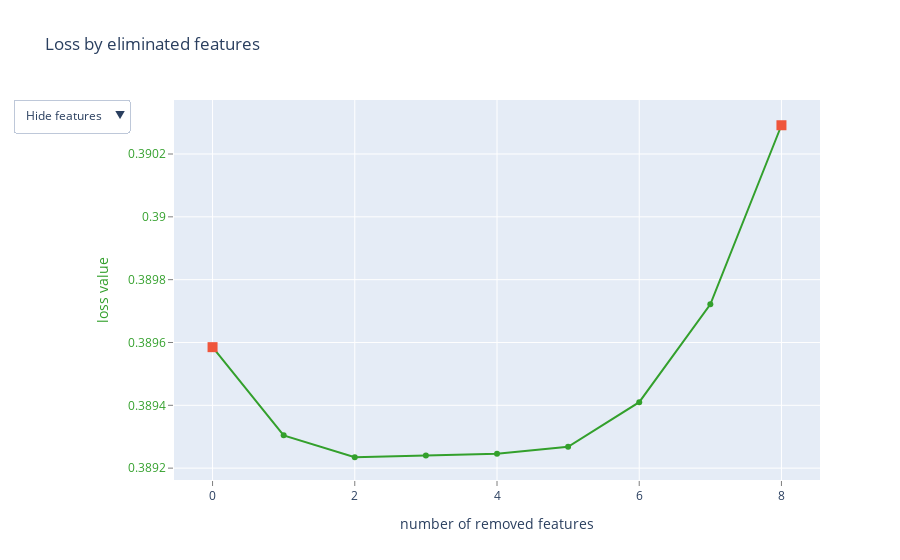

Write notebook code for a chart like this one.
### Code cell
# Choose the best features selection algorithm

summary = select_features_syntetic(EFeaturesSelectionAlgorithm.RecursiveByShapValues)

### Figure 1 — Plotly figure (JSON) as saved in the notebook; plotly's stock layout.template omitted (floating-point values rounded to 4 significant figures)
{"data": [{"line": {"color": "rgb(51,160,44)"}, "mode": "lines+markers", "name": "", "text": ["", "country", "week_of_year", "is_PSP_changed", "month", "minute", "day_of_year", "payment_attempt", "diff_in_secs"], "type": "scatter", "x": [0, 1, 2, 3, 4, 5, 6, 7, 8], "y": [0.3896, 0.3893, 0.3892, 0.3892, 0.3892, 0.3893, 0.3894, 0.3897, 0.3903]}, {"marker": {"size": 10, "symbol": "square"}, "mode": "markers", "name": "", "text": ["", "diff_in_secs"], "type": "scatter", "x": [0, 8], "y": [0.3896, 0.3903]}, {"mode": "text", "name": "", "text": ["", "0", "11", "4", "6", "9", "12", "13", "14"], "textfont": {"color": "rgb(51,160,44)", "family": "sans serif", "size": 18}, "textposition": "bottom center", "type": "scatter", "visible": false, "x": [0, 1, 2, 3, 4, 5, 6, 7, 8], "y": [0.3896, 0.3893, 0.3892, 0.3892, 0.3892, 0.3893, 0.3894, 0.3897, 0.3903]}, {"mode": "text", "name": "", "text": ["", "country", "week_of_year", "is_PSP_changed", "month", "minute", "day_of_year", "payment_attempt", "diff_in_secs"], "textfont": {"color": "rgb(51,160,44)", "family": "sans serif", "size": 18}, "textposition": "bottom center", "type": "scatter", "visible": false, "x": [0, 1, 2, 3, 4, 5, 6, 7, 8], "y": [0.3896, 0.3893, 0.3892, 0.3892, 0.3892, 0.3893, 0.3894, 0.3897, 0.3903]}], "layout": {"showlegend": false, "title": {"text": "Loss by eliminated features"}, "updatemenus": [{"active": 0, "buttons": [{"args": [{"visible": [true, true, false, false]}], "label": "Hide features", "method": "update"}, {"args": [{"visible": [true, true, true, false]}], "label": "Show indices", "method": "update"}, {"args": [{"visible": [true, true, false, true]}], "label": "Show names", "method": "update"}], "pad": {"r": 10, "t": 10}, "showactive": true, "x": -0.25, "xanchor": "left", "y": 1.03, "yanchor": "top"}], "xaxis": {"gridcolor": "rgb(255,255,255)", "showgrid": true, "showline": false, "showticklabels": true, "tickcolor": "rgb(127,127,127)", "ticks": "outside", "title": {"text": "number of removed features"}, "zeroline": false}, "yaxis": {"gridcolor": "rgb(255,255,255)", "showgrid": true, "showline": false, "showticklabels": true, "tickcolor": "rgb(127,127,127)", "tickfont": {"color": "rgb(51,160,44)"}, "ticks": "outside", "title": {"font": {"color": "rgb(51,160,44)"}, "text": "loss value"}, "zeroline": false}}}
